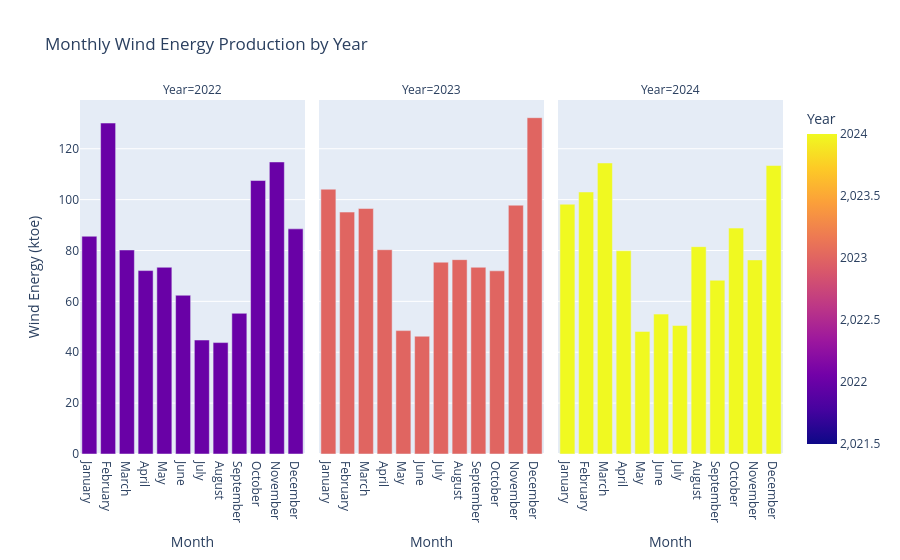

Write notebook code for a chart like this one.
### Code cell
start_year=2021
end_year=2025
filtered_data=ie_power_production_df.loc[(ie_power_production_df.Year>start_year) & (ie_power_production_df.Year<end_year)]

fig = px.bar(
    filtered_data,
    x='Month',   
    y='Wind',             
    color='Year',         
    barmode='group',      
    facet_col='Year',  
    labels={
        'Month_Numeric':'Month',
        'Wind':'Wind Energy (ktoe)'
    },
    title='Monthly Wind Energy Production by Year',
)

fig.show()

# Free up memory
delete_df('filtered_data')

### Figure 1 — Plotly figure (JSON) as saved in the notebook; plotly's stock layout.template omitted (floating-point values rounded to 4 significant figures)
{"data": [{"alignmentgroup": "True", "hovertemplate": "Year=%{marker.color}<br>Month=%{x}<br>Wind Energy (ktoe)=%{y}<extra></extra>", "legendgroup": "", "marker": {"color": [2022, 2022, 2022, 2022, 2022, 2022, 2022, 2022, 2022, 2022, 2022, 2022], "coloraxis": "coloraxis", "pattern": {"shape": ""}}, "name": "", "offsetgroup": "", "orientation": "v", "showlegend": false, "textposition": "auto", "type": "bar", "x": ["January", "February", "March", "April", "May", "June", "July", "August", "September", "October", "November", "December"], "xaxis": "x", "y": [85.6, 130.1, 80.2, 72.1, 73.4, 62.4, 44.8, 43.8, 55.3, 107.5, 114.8, 88.5], "yaxis": "y"}, {"alignmentgroup": "True", "hovertemplate": "Year=%{marker.color}<br>Month=%{x}<br>Wind Energy (ktoe)=%{y}<extra></extra>", "legendgroup": "", "marker": {"color": [2023, 2023, 2023, 2023, 2023, 2023, 2023, 2023, 2023, 2023, 2023, 2023], "coloraxis": "coloraxis", "pattern": {"shape": ""}}, "name": "", "offsetgroup": "", "orientation": "v", "showlegend": false, "textposition": "auto", "type": "bar", "x": ["January", "February", "March", "April", "May", "June", "July", "August", "September", "October", "November", "December"], "xaxis": "x2", "y": [104.1, 95.1, 96.5, 80.3, 48.5, 46.3, 75.4, 76.4, 73.4, 72, 97.8, 132.2], "yaxis": "y2"}, {"alignmentgroup": "True", "hovertemplate": "Year=%{marker.color}<br>Month=%{x}<br>Wind Energy (ktoe)=%{y}<extra></extra>", "legendgroup": "", "marker": {"color": [2024, 2024, 2024, 2024, 2024, 2024, 2024, 2024, 2024, 2024, 2024, 2024], "coloraxis": "coloraxis", "pattern": {"shape": ""}}, "name": "", "offsetgroup": "", "orientation": "v", "showlegend": false, "textposition": "auto", "type": "bar", "x": ["January", "February", "March", "April", "May", "June", "July", "August", "September", "October", "November", "December"], "xaxis": "x3", "y": [98.2, 103, 114.4, 79.9, 48.2, 55, 50.5, 81.5, 68.3, 88.8, 76.3, 113.4], "yaxis": "y3"}], "layout": {"annotations": [{"font": {}, "showarrow": false, "text": "Year=2022", "x": 0.16, "xanchor": "center", "xref": "paper", "y": 1, "yanchor": "bottom", "yref": "paper"}, {"font": {}, "showarrow": false, "text": "Year=2023", "x": 0.5, "xanchor": "center", "xref": "paper", "y": 1, "yanchor": "bottom", "yref": "paper"}, {"font": {}, "showarrow": false, "text": "Year=2024", "x": 0.84, "xanchor": "center", "xref": "paper", "y": 1, "yanchor": "bottom", "yref": "paper"}], "barmode": "group", "coloraxis": {"colorbar": {"title": {"text": "Year"}}, "colorscale": [[0, "#0d0887"], [0.1111, "#46039f"], [0.2222, "#7201a8"], [0.3333, "#9c179e"], [0.4444, "#bd3786"], [0.5556, "#d8576b"], [0.6667, "#ed7953"], [0.7778, "#fb9f3a"], [0.8889, "#fdca26"], [1, "#f0f921"]]}, "legend": {"tracegroupgap": 0}, "title": {"text": "Monthly Wind Energy Production by Year"}, "xaxis": {"anchor": "y", "domain": [0, 0.32], "title": {"text": "Month"}}, "xaxis2": {"anchor": "y2", "domain": [0.34, 0.66], "matches": "x", "title": {"text": "Month"}}, "xaxis3": {"anchor": "y3", "domain": [0.68, 1.0], "matches": "x", "title": {"text": "Month"}}, "yaxis": {"anchor": "x", "domain": [0, 1], "title": {"text": "Wind Energy (ktoe)"}}, "yaxis2": {"anchor": "x2", "domain": [0, 1], "matches": "y", "showticklabels": false}, "yaxis3": {"anchor": "x3", "domain": [0, 1], "matches": "y", "showticklabels": false}}}
